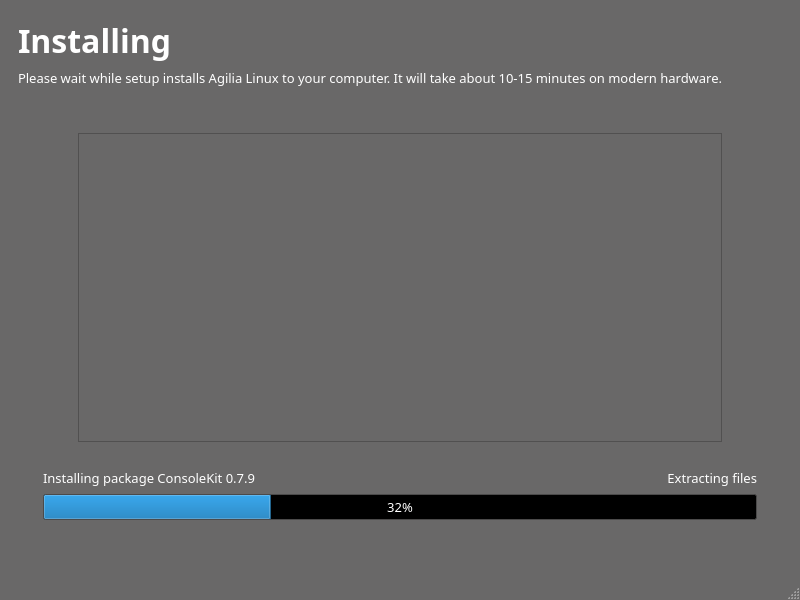
<?xml version="1.0" encoding="UTF-8"?>
<ui version="4.0">
 <class>MainWindowClass</class>
 <widget class="QMainWindow" name="MainWindowClass">
  <property name="geometry">
   <rect>
    <x>0</x>
    <y>0</y>
    <width>800</width>
    <height>600</height>
   </rect>
  </property>
  <property name="palette">
   <palette>
    <active>
     <colorrole role="WindowText">
      <brush brushstyle="SolidPattern">
       <color alpha="255">
        <red>255</red>
        <green>255</green>
        <blue>255</blue>
       </color>
      </brush>
     </colorrole>
     <colorrole role="Button">
      <brush brushstyle="SolidPattern">
       <color alpha="255">
        <red>105</red>
        <green>104</green>
        <blue>104</blue>
       </color>
      </brush>
     </colorrole>
     <colorrole role="Light">
      <brush brushstyle="SolidPattern">
       <color alpha="255">
        <red>158</red>
        <green>156</green>
        <blue>156</blue>
       </color>
      </brush>
     </colorrole>
     <colorrole role="Midlight">
      <brush brushstyle="SolidPattern">
       <color alpha="255">
        <red>131</red>
        <green>130</green>
        <blue>130</blue>
       </color>
      </brush>
     </colorrole>
     <colorrole role="Dark">
      <brush brushstyle="SolidPattern">
       <color alpha="255">
        <red>52</red>
        <green>52</green>
        <blue>52</blue>
       </color>
      </brush>
     </colorrole>
     <colorrole role="Mid">
      <brush brushstyle="SolidPattern">
       <color alpha="255">
        <red>70</red>
        <green>69</green>
        <blue>69</blue>
       </color>
      </brush>
     </colorrole>
     <colorrole role="Text">
      <brush brushstyle="SolidPattern">
       <color alpha="255">
        <red>255</red>
        <green>255</green>
        <blue>255</blue>
       </color>
      </brush>
     </colorrole>
     <colorrole role="BrightText">
      <brush brushstyle="SolidPattern">
       <color alpha="255">
        <red>255</red>
        <green>255</green>
        <blue>255</blue>
       </color>
      </brush>
     </colorrole>
     <colorrole role="ButtonText">
      <brush brushstyle="SolidPattern">
       <color alpha="255">
        <red>255</red>
        <green>255</green>
        <blue>255</blue>
       </color>
      </brush>
     </colorrole>
     <colorrole role="Base">
      <brush brushstyle="SolidPattern">
       <color alpha="255">
        <red>0</red>
        <green>0</green>
        <blue>0</blue>
       </color>
      </brush>
     </colorrole>
     <colorrole role="Window">
      <brush brushstyle="SolidPattern">
       <color alpha="255">
        <red>105</red>
        <green>104</green>
        <blue>104</blue>
       </color>
      </brush>
     </colorrole>
     <colorrole role="Shadow">
      <brush brushstyle="SolidPattern">
       <color alpha="255">
        <red>0</red>
        <green>0</green>
        <blue>0</blue>
       </color>
      </brush>
     </colorrole>
     <colorrole role="AlternateBase">
      <brush brushstyle="SolidPattern">
       <color alpha="255">
        <red>52</red>
        <green>52</green>
        <blue>52</blue>
       </color>
      </brush>
     </colorrole>
     <colorrole role="ToolTipBase">
      <brush brushstyle="SolidPattern">
       <color alpha="255">
        <red>255</red>
        <green>255</green>
        <blue>220</blue>
       </color>
      </brush>
     </colorrole>
     <colorrole role="ToolTipText">
      <brush brushstyle="SolidPattern">
       <color alpha="255">
        <red>0</red>
        <green>0</green>
        <blue>0</blue>
       </color>
      </brush>
     </colorrole>
    </active>
    <inactive>
     <colorrole role="WindowText">
      <brush brushstyle="SolidPattern">
       <color alpha="255">
        <red>255</red>
        <green>255</green>
        <blue>255</blue>
       </color>
      </brush>
     </colorrole>
     <colorrole role="Button">
      <brush brushstyle="SolidPattern">
       <color alpha="255">
        <red>105</red>
        <green>104</green>
        <blue>104</blue>
       </color>
      </brush>
     </colorrole>
     <colorrole role="Light">
      <brush brushstyle="SolidPattern">
       <color alpha="255">
        <red>158</red>
        <green>156</green>
        <blue>156</blue>
       </color>
      </brush>
     </colorrole>
     <colorrole role="Midlight">
      <brush brushstyle="SolidPattern">
       <color alpha="255">
        <red>131</red>
        <green>130</green>
        <blue>130</blue>
       </color>
      </brush>
     </colorrole>
     <colorrole role="Dark">
      <brush brushstyle="SolidPattern">
       <color alpha="255">
        <red>52</red>
        <green>52</green>
        <blue>52</blue>
       </color>
      </brush>
     </colorrole>
     <colorrole role="Mid">
      <brush brushstyle="SolidPattern">
       <color alpha="255">
        <red>70</red>
        <green>69</green>
        <blue>69</blue>
       </color>
      </brush>
     </colorrole>
     <colorrole role="Text">
      <brush brushstyle="SolidPattern">
       <color alpha="255">
        <red>255</red>
        <green>255</green>
        <blue>255</blue>
       </color>
      </brush>
     </colorrole>
     <colorrole role="BrightText">
      <brush brushstyle="SolidPattern">
       <color alpha="255">
        <red>255</red>
        <green>255</green>
        <blue>255</blue>
       </color>
      </brush>
     </colorrole>
     <colorrole role="ButtonText">
      <brush brushstyle="SolidPattern">
       <color alpha="255">
        <red>255</red>
        <green>255</green>
        <blue>255</blue>
       </color>
      </brush>
     </colorrole>
     <colorrole role="Base">
      <brush brushstyle="SolidPattern">
       <color alpha="255">
        <red>0</red>
        <green>0</green>
        <blue>0</blue>
       </color>
      </brush>
     </colorrole>
     <colorrole role="Window">
      <brush brushstyle="SolidPattern">
       <color alpha="255">
        <red>105</red>
        <green>104</green>
        <blue>104</blue>
       </color>
      </brush>
     </colorrole>
     <colorrole role="Shadow">
      <brush brushstyle="SolidPattern">
       <color alpha="255">
        <red>0</red>
        <green>0</green>
        <blue>0</blue>
       </color>
      </brush>
     </colorrole>
     <colorrole role="AlternateBase">
      <brush brushstyle="SolidPattern">
       <color alpha="255">
        <red>52</red>
        <green>52</green>
        <blue>52</blue>
       </color>
      </brush>
     </colorrole>
     <colorrole role="ToolTipBase">
      <brush brushstyle="SolidPattern">
       <color alpha="255">
        <red>255</red>
        <green>255</green>
        <blue>220</blue>
       </color>
      </brush>
     </colorrole>
     <colorrole role="ToolTipText">
      <brush brushstyle="SolidPattern">
       <color alpha="255">
        <red>0</red>
        <green>0</green>
        <blue>0</blue>
       </color>
      </brush>
     </colorrole>
    </inactive>
    <disabled>
     <colorrole role="WindowText">
      <brush brushstyle="SolidPattern">
       <color alpha="255">
        <red>52</red>
        <green>52</green>
        <blue>52</blue>
       </color>
      </brush>
     </colorrole>
     <colorrole role="Button">
      <brush brushstyle="SolidPattern">
       <color alpha="255">
        <red>105</red>
        <green>104</green>
        <blue>104</blue>
       </color>
      </brush>
     </colorrole>
     <colorrole role="Light">
      <brush brushstyle="SolidPattern">
       <color alpha="255">
        <red>158</red>
        <green>156</green>
        <blue>156</blue>
       </color>
      </brush>
     </colorrole>
     <colorrole role="Midlight">
      <brush brushstyle="SolidPattern">
       <color alpha="255">
        <red>131</red>
        <green>130</green>
        <blue>130</blue>
       </color>
      </brush>
     </colorrole>
     <colorrole role="Dark">
      <brush brushstyle="SolidPattern">
       <color alpha="255">
        <red>52</red>
        <green>52</green>
        <blue>52</blue>
       </color>
      </brush>
     </colorrole>
     <colorrole role="Mid">
      <brush brushstyle="SolidPattern">
       <color alpha="255">
        <red>70</red>
        <green>69</green>
        <blue>69</blue>
       </color>
      </brush>
     </colorrole>
     <colorrole role="Text">
      <brush brushstyle="SolidPattern">
       <color alpha="255">
        <red>52</red>
        <green>52</green>
        <blue>52</blue>
       </color>
      </brush>
     </colorrole>
     <colorrole role="BrightText">
      <brush brushstyle="SolidPattern">
       <color alpha="255">
        <red>255</red>
        <green>255</green>
        <blue>255</blue>
       </color>
      </brush>
     </colorrole>
     <colorrole role="ButtonText">
      <brush brushstyle="SolidPattern">
       <color alpha="255">
        <red>52</red>
        <green>52</green>
        <blue>52</blue>
       </color>
      </brush>
     </colorrole>
     <colorrole role="Base">
      <brush brushstyle="SolidPattern">
       <color alpha="255">
        <red>105</red>
        <green>104</green>
        <blue>104</blue>
       </color>
      </brush>
     </colorrole>
     <colorrole role="Window">
      <brush brushstyle="SolidPattern">
       <color alpha="255">
        <red>105</red>
        <green>104</green>
        <blue>104</blue>
       </color>
      </brush>
     </colorrole>
     <colorrole role="Shadow">
      <brush brushstyle="SolidPattern">
       <color alpha="255">
        <red>0</red>
        <green>0</green>
        <blue>0</blue>
       </color>
      </brush>
     </colorrole>
     <colorrole role="AlternateBase">
      <brush brushstyle="SolidPattern">
       <color alpha="255">
        <red>105</red>
        <green>104</green>
        <blue>104</blue>
       </color>
      </brush>
     </colorrole>
     <colorrole role="ToolTipBase">
      <brush brushstyle="SolidPattern">
       <color alpha="255">
        <red>255</red>
        <green>255</green>
        <blue>220</blue>
       </color>
      </brush>
     </colorrole>
     <colorrole role="ToolTipText">
      <brush brushstyle="SolidPattern">
       <color alpha="255">
        <red>0</red>
        <green>0</green>
        <blue>0</blue>
       </color>
      </brush>
     </colorrole>
    </disabled>
   </palette>
  </property>
  <property name="font">
   <font>
    <pointsize>10</pointsize>
   </font>
  </property>
  <property name="windowTitle">
   <string>Agilia Linux: installing</string>
  </property>
  <widget class="QWidget" name="centralwidget">
   <property name="font">
    <font>
     <family>Droid Sans</family>
    </font>
   </property>
   <layout class="QVBoxLayout" name="verticalLayout_4">
    <item>
     <widget class="QStackedWidget" name="stackedWidget">
      <property name="currentIndex">
       <number>0</number>
      </property>
      <widget class="QWidget" name="page">
       <layout class="QVBoxLayout" name="verticalLayout_7">
        <item>
         <layout class="QHBoxLayout" name="horizontalLayout_5">
          <item>
           <widget class="QLabel" name="imagesLabel">
            <property name="text">
             <string>&lt;!DOCTYPE HTML PUBLIC &quot;-//W3C//DTD HTML 4.0//EN&quot; &quot;http://www.w3.org/TR/REC-html40/strict.dtd&quot;&gt;
&lt;html&gt;&lt;head&gt;&lt;meta name=&quot;qrichtext&quot; content=&quot;1&quot; /&gt;&lt;style type=&quot;text/css&quot;&gt;
p, li { white-space: pre-wrap; }
&lt;/style&gt;&lt;/head&gt;&lt;body style=&quot; font-family:'Tahoma'; font-size:10pt; font-weight:400; font-style:normal;&quot;&gt;
&lt;p style=&quot; margin-top:0px; margin-bottom:0px; margin-left:0px; margin-right:0px; -qt-block-indent:0; text-indent:0px;&quot;&gt;&lt;span style=&quot; font-size:24pt; font-weight:600;&quot;&gt;Installing&lt;/span&gt;&lt;/p&gt;&lt;/body&gt;&lt;/html&gt;</string>
            </property>
           </widget>
          </item>
          <item>
           <spacer name="horizontalSpacer_8">
            <property name="orientation">
             <enum>Qt::Horizontal</enum>
            </property>
            <property name="sizeHint" stdset="0">
             <size>
              <width>40</width>
              <height>20</height>
             </size>
            </property>
           </spacer>
          </item>
          <item>
           <layout class="QVBoxLayout" name="verticalLayout_2">
            <item>
             <spacer name="verticalSpacer_7">
              <property name="orientation">
               <enum>Qt::Vertical</enum>
              </property>
              <property name="sizeType">
               <enum>QSizePolicy::Fixed</enum>
              </property>
              <property name="sizeHint" stdset="0">
               <size>
                <width>20</width>
                <height>9</height>
               </size>
              </property>
             </spacer>
            </item>
            <item>
             <widget class="QLabel" name="label_3">
              <property name="text">
               <string/>
              </property>
              <property name="pixmap">
               <pixmap resource="mainwindow.qrc">:/icons/icons/agilia_installer_head.png</pixmap>
              </property>
             </widget>
            </item>
           </layout>
          </item>
         </layout>
        </item>
        <item>
         <widget class="QLabel" name="label_2">
          <property name="text">
           <string>Please wait while setup installs Agilia Linux to your computer. It will take about 10-15 minutes on modern hardware.</string>
          </property>
          <property name="wordWrap">
           <bool>true</bool>
          </property>
         </widget>
        </item>
        <item>
         <spacer name="verticalSpacer">
          <property name="orientation">
           <enum>Qt::Vertical</enum>
          </property>
          <property name="sizeType">
           <enum>QSizePolicy::Fixed</enum>
          </property>
          <property name="sizeHint" stdset="0">
           <size>
            <width>20</width>
            <height>40</height>
           </size>
          </property>
         </spacer>
        </item>
        <item>
         <layout class="QHBoxLayout" name="horizontalLayout_3">
          <item>
           <spacer name="horizontalSpacer_4">
            <property name="orientation">
             <enum>Qt::Horizontal</enum>
            </property>
            <property name="sizeType">
             <enum>QSizePolicy::Fixed</enum>
            </property>
            <property name="sizeHint" stdset="0">
             <size>
              <width>60</width>
              <height>20</height>
             </size>
            </property>
           </spacer>
          </item>
          <item>
           <widget class="QFrame" name="frame">
            <property name="sizePolicy">
             <sizepolicy hsizetype="Preferred" vsizetype="Expanding">
              <horstretch>0</horstretch>
              <verstretch>0</verstretch>
             </sizepolicy>
            </property>
            <property name="frameShape">
             <enum>QFrame::StyledPanel</enum>
            </property>
            <property name="frameShadow">
             <enum>QFrame::Sunken</enum>
            </property>
            <layout class="QVBoxLayout" name="verticalLayout_3">
             <item>
              <widget class="QLabel" name="imageLabel">
               <property name="text">
                <string/>
               </property>
               <property name="scaledContents">
                <bool>true</bool>
               </property>
               <property name="alignment">
                <set>Qt::AlignCenter</set>
               </property>
              </widget>
             </item>
            </layout>
           </widget>
          </item>
          <item>
           <spacer name="horizontalSpacer_5">
            <property name="orientation">
             <enum>Qt::Horizontal</enum>
            </property>
            <property name="sizeType">
             <enum>QSizePolicy::Fixed</enum>
            </property>
            <property name="sizeHint" stdset="0">
             <size>
              <width>60</width>
              <height>20</height>
             </size>
            </property>
           </spacer>
          </item>
         </layout>
        </item>
        <item>
         <spacer name="verticalSpacer_3">
          <property name="orientation">
           <enum>Qt::Vertical</enum>
          </property>
          <property name="sizeType">
           <enum>QSizePolicy::Fixed</enum>
          </property>
          <property name="sizeHint" stdset="0">
           <size>
            <width>20</width>
            <height>20</height>
           </size>
          </property>
         </spacer>
        </item>
        <item>
         <layout class="QHBoxLayout" name="horizontalLayout_2">
          <item>
           <spacer name="horizontalSpacer">
            <property name="orientation">
             <enum>Qt::Horizontal</enum>
            </property>
            <property name="sizeType">
             <enum>QSizePolicy::Fixed</enum>
            </property>
            <property name="sizeHint" stdset="0">
             <size>
              <width>25</width>
              <height>20</height>
             </size>
            </property>
           </spacer>
          </item>
          <item>
           <layout class="QVBoxLayout" name="verticalLayout">
            <item>
             <layout class="QHBoxLayout" name="horizontalLayout">
              <item>
               <widget class="QLabel" name="currentSummaryLabel">
                <property name="text">
                 <string>Installing package ConsoleKit 0.7.9</string>
                </property>
               </widget>
              </item>
              <item>
               <spacer name="horizontalSpacer_3">
                <property name="orientation">
                 <enum>Qt::Horizontal</enum>
                </property>
                <property name="sizeHint" stdset="0">
                 <size>
                  <width>40</width>
                  <height>20</height>
                 </size>
                </property>
               </spacer>
              </item>
              <item>
               <widget class="QLabel" name="currentDetailsLabel">
                <property name="text">
                 <string>Extracting files</string>
                </property>
                <property name="alignment">
                 <set>Qt::AlignRight|Qt::AlignTrailing|Qt::AlignVCenter</set>
                </property>
               </widget>
              </item>
             </layout>
            </item>
            <item>
             <widget class="QProgressBar" name="progressBar">
              <property name="value">
               <number>32</number>
              </property>
             </widget>
            </item>
           </layout>
          </item>
          <item>
           <spacer name="horizontalSpacer_2">
            <property name="orientation">
             <enum>Qt::Horizontal</enum>
            </property>
            <property name="sizeType">
             <enum>QSizePolicy::Fixed</enum>
            </property>
            <property name="sizeHint" stdset="0">
             <size>
              <width>25</width>
              <height>20</height>
             </size>
            </property>
           </spacer>
          </item>
         </layout>
        </item>
        <item>
         <spacer name="verticalSpacer_2">
          <property name="orientation">
           <enum>Qt::Vertical</enum>
          </property>
          <property name="sizeType">
           <enum>QSizePolicy::Fixed</enum>
          </property>
          <property name="sizeHint" stdset="0">
           <size>
            <width>20</width>
            <height>40</height>
           </size>
          </property>
         </spacer>
        </item>
       </layout>
      </widget>
      <widget class="QWidget" name="page_2">
       <layout class="QVBoxLayout" name="verticalLayout_6">
        <item>
         <spacer name="verticalSpacer_5">
          <property name="orientation">
           <enum>Qt::Vertical</enum>
          </property>
          <property name="sizeHint" stdset="0">
           <size>
            <width>20</width>
            <height>133</height>
           </size>
          </property>
         </spacer>
        </item>
        <item>
         <widget class="QLabel" name="label">
          <property name="text">
           <string>&lt;!DOCTYPE HTML PUBLIC &quot;-//W3C//DTD HTML 4.0//EN&quot; &quot;http://www.w3.org/TR/REC-html40/strict.dtd&quot;&gt;
&lt;html&gt;&lt;head&gt;&lt;meta name=&quot;qrichtext&quot; content=&quot;1&quot; /&gt;&lt;style type=&quot;text/css&quot;&gt;
p, li { white-space: pre-wrap; }
&lt;/style&gt;&lt;/head&gt;&lt;body style=&quot; font-family:'Tahoma'; font-size:8pt; font-weight:400; font-style:normal;&quot;&gt;
&lt;p style=&quot; margin-top:0px; margin-bottom:0px; margin-left:0px; margin-right:0px; -qt-block-indent:0; text-indent:0px;&quot;&gt;&lt;span style=&quot; font-size:28pt; font-weight:600;&quot;&gt;Installation finished!&lt;/span&gt;&lt;/p&gt;&lt;/body&gt;&lt;/html&gt;</string>
          </property>
          <property name="alignment">
           <set>Qt::AlignCenter</set>
          </property>
         </widget>
        </item>
        <item>
         <spacer name="verticalSpacer_6">
          <property name="orientation">
           <enum>Qt::Vertical</enum>
          </property>
          <property name="sizeHint" stdset="0">
           <size>
            <width>20</width>
            <height>132</height>
           </size>
          </property>
         </spacer>
        </item>
        <item>
         <layout class="QHBoxLayout" name="horizontalLayout_4">
          <item>
           <spacer name="horizontalSpacer_6">
            <property name="orientation">
             <enum>Qt::Horizontal</enum>
            </property>
            <property name="sizeHint" stdset="0">
             <size>
              <width>40</width>
              <height>20</height>
             </size>
            </property>
           </spacer>
          </item>
          <item>
           <layout class="QVBoxLayout" name="verticalLayout_5">
            <item>
             <widget class="QCommandLinkButton" name="rebootNowButton">
              <property name="text">
               <string>Reboot now</string>
              </property>
             </widget>
            </item>
            <item>
             <widget class="QCommandLinkButton" name="rebootLaterButton">
              <property name="text">
               <string>Exit without reboot</string>
              </property>
             </widget>
            </item>
           </layout>
          </item>
          <item>
           <spacer name="horizontalSpacer_7">
            <property name="orientation">
             <enum>Qt::Horizontal</enum>
            </property>
            <property name="sizeHint" stdset="0">
             <size>
              <width>40</width>
              <height>20</height>
             </size>
            </property>
           </spacer>
          </item>
         </layout>
        </item>
        <item>
         <spacer name="verticalSpacer_4">
          <property name="orientation">
           <enum>Qt::Vertical</enum>
          </property>
          <property name="sizeHint" stdset="0">
           <size>
            <width>20</width>
            <height>133</height>
           </size>
          </property>
         </spacer>
        </item>
       </layout>
      </widget>
     </widget>
    </item>
   </layout>
  </widget>
  <widget class="QMenuBar" name="menubar">
   <property name="geometry">
    <rect>
     <x>0</x>
     <y>0</y>
     <width>800</width>
     <height>23</height>
    </rect>
   </property>
  </widget>
  <widget class="QStatusBar" name="statusbar"/>
 </widget>
 <resources>
  <include location="mainwindow.qrc"/>
 </resources>
 <connections/>
</ui>
